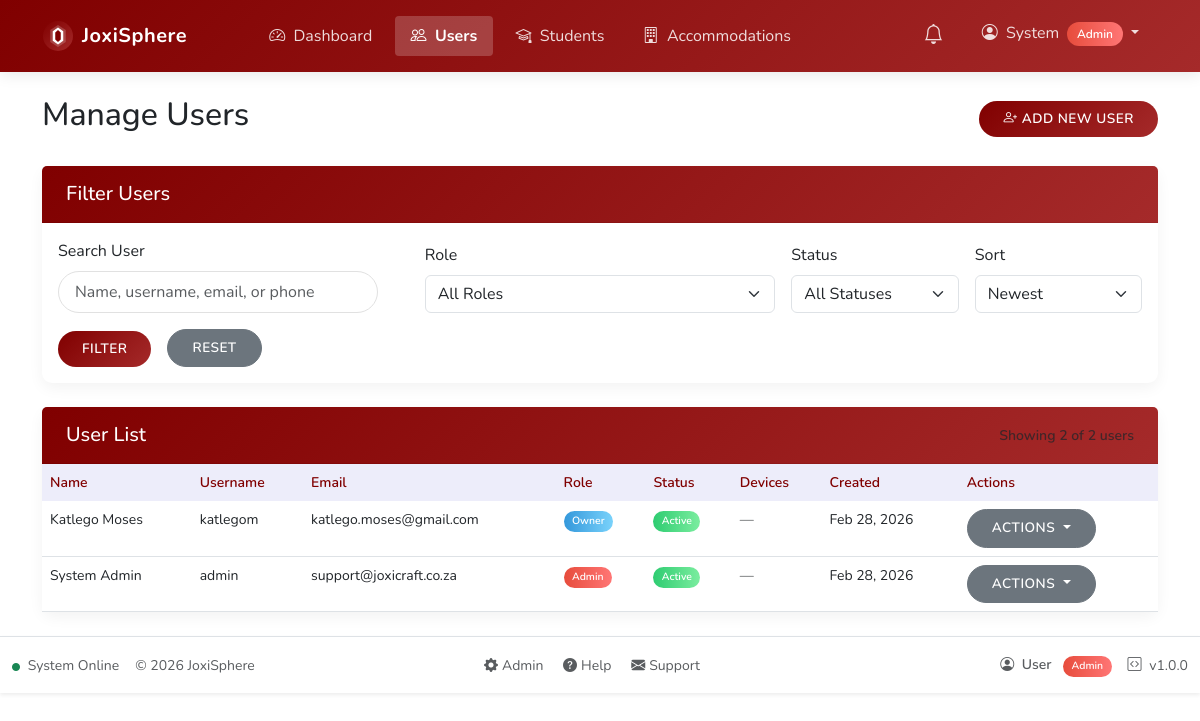
The page /admin/users.php (signed in) on the database its author committed.
### tables this page shows
CREATE TABLE IF NOT EXISTS users (
    id INT AUTO_INCREMENT PRIMARY KEY,
    username VARCHAR(50) NOT NULL UNIQUE,
    password VARCHAR(255) NOT NULL,
    email VARCHAR(100) NOT NULL,
    first_name VARCHAR(50) NOT NULL,
    last_name VARCHAR(50) NOT NULL,
    id_number VARCHAR(13) UNIQUE,   
    phone_number VARCHAR(20),
    whatsapp_number VARCHAR(20),
    preferred_communication ENUM('SMS', 'WhatsApp') DEFAULT 'SMS',
    profile_photo VARCHAR(255) DEFAULT NULL,
    role_id INT NOT NULL,
    status ENUM('active', 'pending', 'inactive') NOT NULL DEFAULT 'pending',
    created_at TIMESTAMP DEFAULT CURRENT_TIMESTAMP,
    updated_at TIMESTAMP DEFAULT CURRENT_TIMESTAMP ON UPDATE CURRENT_TIMESTAMP,
    password_reset_required BOOLEAN DEFAULT 0,
    FOREIGN KEY (role_id) REFERENCES roles(id)
);

CREATE TABLE IF NOT EXISTS roles (
    id INT AUTO_INCREMENT PRIMARY KEY,
    name VARCHAR(50) NOT NULL UNIQUE,
    description TEXT,
    created_at TIMESTAMP DEFAULT CURRENT_TIMESTAMP
);

### includes/functions.php (called while the page is built, shortened)
<?php
function safeQueryPrepare($conn, $sql, $debug = true) {
    $stmt = false;
    try {
        $stmt = $conn->prepare($sql);
    } catch (mysqli_sql_exception $e) {
        $prepareError = "(" . $e->getCode() . ") " . $e->getMessage();
        error_log("Database exception in SQL: $sql - " . $prepareError);
    }
    return $stmt;
}

### public/admin/users.php (the view, shortened to what this page needs)
<?php
require_once '../../includes/functions.php';
$role_filter = $_GET['role'] ?? 'all';
$status_filter = $_GET['status'] ?? 'all';
$search_query = trim($_GET['q'] ?? '');
$sort_by = $_GET['sort'] ?? 'newest';
$allowed_sorts = [
    'newest' => 'u.created_at DESC',
    'oldest' => 'u.created_at ASC',
    'name_asc' => 'u.first_name ASC, u.last_name ASC',
    'name_desc' => 'u.first_name DESC, u.last_name DESC',
    'username_asc' => 'u.username ASC',
    'username_desc' => 'u.username DESC',
];
$conn = getDbConnection();
$sql_where = [];
$params = [];
$types = "";
$where_clause = !empty($sql_where) ? "WHERE " . implode(" AND ", $sql_where) : "";
$page = isset($_GET['page']) ? max(1, (int)$_GET['page']) : 1;
$items_per_page = 10;
$offset = ($page - 1) * $items_per_page;
$sql = "SELECT u.*, u.status AS user_status, r.name as role_name, COUNT(DISTINCT ud.id) as device_count
        FROM users u
        JOIN roles r ON u.role_id = r.id
        LEFT JOIN user_devices ud ON ud.user_id = u.id
        $where_clause
        GROUP BY u.id, u.username, u.first_name, u.last_name, u.email, u.password, u.role_id, u.status, u.created_at, u.phone_number, u.whatsapp_number, u.preferred_communication, r.name
    ORDER BY {$allowed_sorts[$sort_by]}
        LIMIT ? OFFSET ?";
$stmt = safeQueryPrepare($conn, $sql);
if (!empty($types)) {
    $params[] = $items_per_page;
    $params[] = $offset;
    $types .= "ii";
    $stmt->bind_param($types, ...$params);
} else {
    $stmt->bind_param("ii", $items_per_page, $offset);
}
$stmt->execute();
$users = $stmt->get_result()->fetch_all(MYSQLI_ASSOC);
$count_sql = "SELECT COUNT(*) as total FROM users u
             JOIN roles r ON u.role_id = r.id
             $where_clause";
if (!empty($types)) {
    $count_stmt = safeQueryPrepare($conn, $count_sql);
    $types = rtrim($types, "ii");
    if (!empty($types)) {
        $count_params = array_slice($params, 0, -2);
        $count_stmt->bind_param($types, ...$count_params);
    }
    $count_stmt->execute();
    $total_users = $count_stmt->get_result()->fetch_assoc()['total'];
} else {
    $total_users = $conn->query($count_sql)->fetch_assoc()['total'];
}
?>
<div class="container mt-4">
    <div class="d-flex justify-content-between align-items-center mb-4">
        <h2>Manage Users</h2>
        <a href="create-user.php" class="btn btn-primary">
            <i class="bi bi-person-plus"></i> Add New User
        </a>
    </div>
    <div class="card mb-4">
        <div class="card-header">
            <h5 class="mb-0">Filter Users</h5>
        </div>
        <div class="card-body">
            <form action="" method="get" class="row g-3 responsive-filter-form">
                <div class="col-12 col-md-4">
                    <label for="q" class="form-label">Search User</label>
                    <input
                        type="text"
                        name="q"
                        id="q"
                        class="form-control form-control-responsive"
                        value="<?= htmlspecialchars($search_query) ?>"
                        placeholder="Name, username, email, or phone"
                    >
                </div>
                <div class="col-12 col-sm-6 col-md-4">
                    <label for="role" class="form-label">Role</label>
                    <select name="role" id="role" class="form-select">
                        <option value="all" <?= $role_filter === 'all' ? 'selected' : '' ?>>All Roles</option>
                    </select>
                </div>
                <div class="col-6 col-sm-3 col-md-2">
                    <label for="status" class="form-label">Status</label>
                    <select name="status" id="status" class="form-select">
                        <option value="all" <?= $status_filter === 'all' ? 'selected' : '' ?>>All Statuses</option>
                    </select>
                </div>
                <div class="col-6 col-sm-3 col-md-2">
                    <label for="sort" class="form-label">Sort</label>
                    <select name="sort" id="sort" class="form-select">
                        <option value="newest" <?= $sort_by === 'newest' ? 'selected' : '' ?>>Newest</option>
                    </select>
                </div>
                <div class="col-12 responsive-filter-actions d-flex align-items-end">
                    <button type="submit" class="btn btn-primary me-2">Filter</button>
                    <a href="users.php" class="btn btn-secondary">Reset</a>
                </div>
            </form>
        </div>
    </div>
    <div class="card">
        <div class="card-header">
            <div class="d-flex flex-column flex-md-row justify-content-between align-items-md-center gap-2">
                <h5 class="mb-0">User List</h5>
                <small class="text-muted">
                    Showing <?= count($users) ?> of <?= (int)$total_users ?> users
                </small>
            </div>
        </div>
        <div class="card-body p-0">
            <div class="table-responsive">
                <table class="table table-hover mb-0 responsive-table">
                    <thead>
                        <tr>
                            <th>Name</th>
                            <th>Username</th>
                            <th>Email</th>
                            <th>Role</th>
                            <th>Status</th>
                            <th>Devices</th>
                            <th>Created</th>
                            <th>Actions</th>
                        </tr>
                    </thead>
                    <tbody>
                        <?php if (count($users) > 0): ?>
                            <?php foreach ($users as $user): ?>
                                <?php $userStatus = strtolower((string)($user['user_status'] ?? ($user['status'] ?? 'inactive'))); ?>
                                <tr>
                                    <td><?= $user['first_name'] . ' ' . $user['last_name'] ?></td>
                                    <td><?= $user['username'] ?></td>
                                    <td><?= $user['email'] ?></td>
                                    <td>
                                        <?php if ($user['role_name'] === 'admin'): ?>
                                            <span class="badge bg-danger"><?= ucfirst($user['role_name']) ?></span>
                                        <?php elseif ($user['role_name'] === 'owner'): ?>
                                            <span class="badge bg-info"><?= ucfirst($user['role_name']) ?></span>
                                        <?php elseif ($user['role_name'] === 'manager'): ?>
                                            <span class="badge bg-primary"><?= ucfirst($user['role_name']) ?></span>
                                        <?php else: ?>
                                            <span class="badge bg-secondary"><?= ucfirst($user['role_name']) ?></span>
                                        <?php endif; ?>
                                    </td>
                                    <td>
                                        <?php if ($userStatus === 'active'): ?>
                                            <span class="badge bg-success">Active</span>
                                        <?php elseif ($userStatus === 'pending'): ?>
                                            <span class="badge bg-warning">Pending</span>
                                        <?php else: ?>
                                            <span class="badge bg-danger">Inactive</span>
                                        <?php endif; ?>
                                    </td>
                                    <td>
                                        <?php if ($user['device_count'] > 0): ?>
                                            <span class="badge bg-primary" title="<?= $user['device_count'] ?> device(s) registered">
                                                <i class="bi bi-router"></i> <?= $user['device_count'] ?>
                                            </span>
                                        <?php else: ?>
                                            <span class="text-muted">—</span>
                                        <?php endif; ?>
                                    </td>
                                    <td><?= date('M j, Y', strtotime($user['created_at'])) ?></td>
                                    <td>
                                        <div class="dropdown">
                                            <button class="btn btn-sm btn-secondary dropdown-toggle" type="button" id="user<?= $user['id'] ?>Actions" data-bs-toggle="dropdown" aria-expanded="false">
                                                Actions
                                            </button>
                                        </div>
                                    </td>
                                </tr>
                            <?php endforeach; ?>
                        <?php endif; ?>
                    </tbody>
                </table>
            </div>
        </div>
    </div>
</div>

### public/assets/css/custom.css (style rules this page uses)
:root { --primary-color: #800000; --primary-gradient: linear-gradient(135deg, #800000 0%, #a52a2a 100%); --secondary-color: #5e605f; --secondary-gradient: linear-gradient(135deg, #5e605f 0%, #959497 100%); --success-color: #2ecc71; --success-gradient: linear-gradient(to right, #2ecc71, #7bed9f); --info-color: #3498db; --info-gradient: linear-gradient(to right, #3498db, #79d2fb); --warning-color: #808000; --warning-gradient: linear-gradient(135deg, #808000 0%, #bdb76b 100%); --danger-color: #e74c3c; --danger-gradient: linear-gradient(to right, #e74c3c, #ff7675); --dark-color: #000000; --dark-gradient: linear-gradient(to right, #000000, #2d3436); --light-color: #f8f9fa; --light-gradient: linear-gradient(135deg, #f8f9fa 0%, #dfe6e9 100%); --admin-color: #800000; --admin-gradient: linear-gradient(135deg, #800000 0%, #5e605f 100%); --owner-color: #5e605f; --owner-gradient: linear-gradient(135deg, #5e605f 0%, #000000 100%); --manager-color: #808000; --manager-gradient: linear-gradient(135deg, #808000 0%, #5e605f 100%); --student-color: #800000; --student-gradient: linear-gradient(135deg, #800000 0%, #808000 100%); --body-bg: #ffffff; }
body { background-color: var(--body-bg); font-family: "Nunito", sans-serif; }
.card { border: none; border-radius: 10px; overflow: visible; box-shadow: 0 5px 15px rgba(0, 0, 0, 0.05); transition: all 0.3s ease; margin-bottom: 1.5rem; }
.card-header { background: var(--primary-gradient); color: white; font-weight: 600; padding: 1rem 1.5rem; border-bottom: none; }
.btn { border-radius: 30px; padding: 0.5rem 1.5rem; font-weight: 600; transition: all 0.3s ease; text-transform: uppercase; letter-spacing: 0.5px; font-size: 0.85rem; }
.btn-primary { background-image: var(--primary-gradient); border: none; }
.badge { padding: 0.5em 0.8em; font-weight: 600; border-radius: 30px; }
.bg-success { background-image: var(--success-gradient) !important; }
.bg-info { background-image: var(--info-gradient) !important; }
.bg-danger { background-image: var(--danger-gradient) !important; }
.form-control { border-radius: 30px; padding: 0.5rem 1rem; border: 1px solid #e1e1e1; }
.table { border-collapse: separate; border-spacing: 0; }
.table thead th { background-color: rgba(78, 84, 200, 0.1); border-bottom: none; color: var(--primary-color); font-weight: 600; }
.card-header { background-color: #f8f9fa; border-bottom: 1px solid rgba(0, 0, 0, 0.05); }
.responsive-filter-form { align-items: flex-end; }
.responsive-filter-actions { display: flex; flex-wrap: wrap; gap: 0.5rem; align-items: center; }
.responsive-table { font-size: 0.875rem; }
.form-control-responsive { width: 100%; min-width: 0; }
@media (min-width: 576px) { .form-control-responsive { max-width: 320px; } }

### rows shown on the page
users: first_name "Katlego", last_name "Moses", username "katlegom", email "katlego.moses@gmail.com", role.name "Owner", status "Active", created_at "Feb 28, 2026"
users: first_name "System", last_name "Admin", username "admin", email "support@joxicraft.co.za", role.name "Admin", status "Active", created_at "Feb 28, 2026"

### other values the page prints
APP_NAME "JoxiSphere"
$item['text'] "Dashboard"
$item['text'] "Users"
$item['text'] "Students"
$item['text'] "Accommodations"
$_SESSION['username'] "System"
$userRole "Admin"
count($users) "2"
$total_users "2"
$userName "User"
